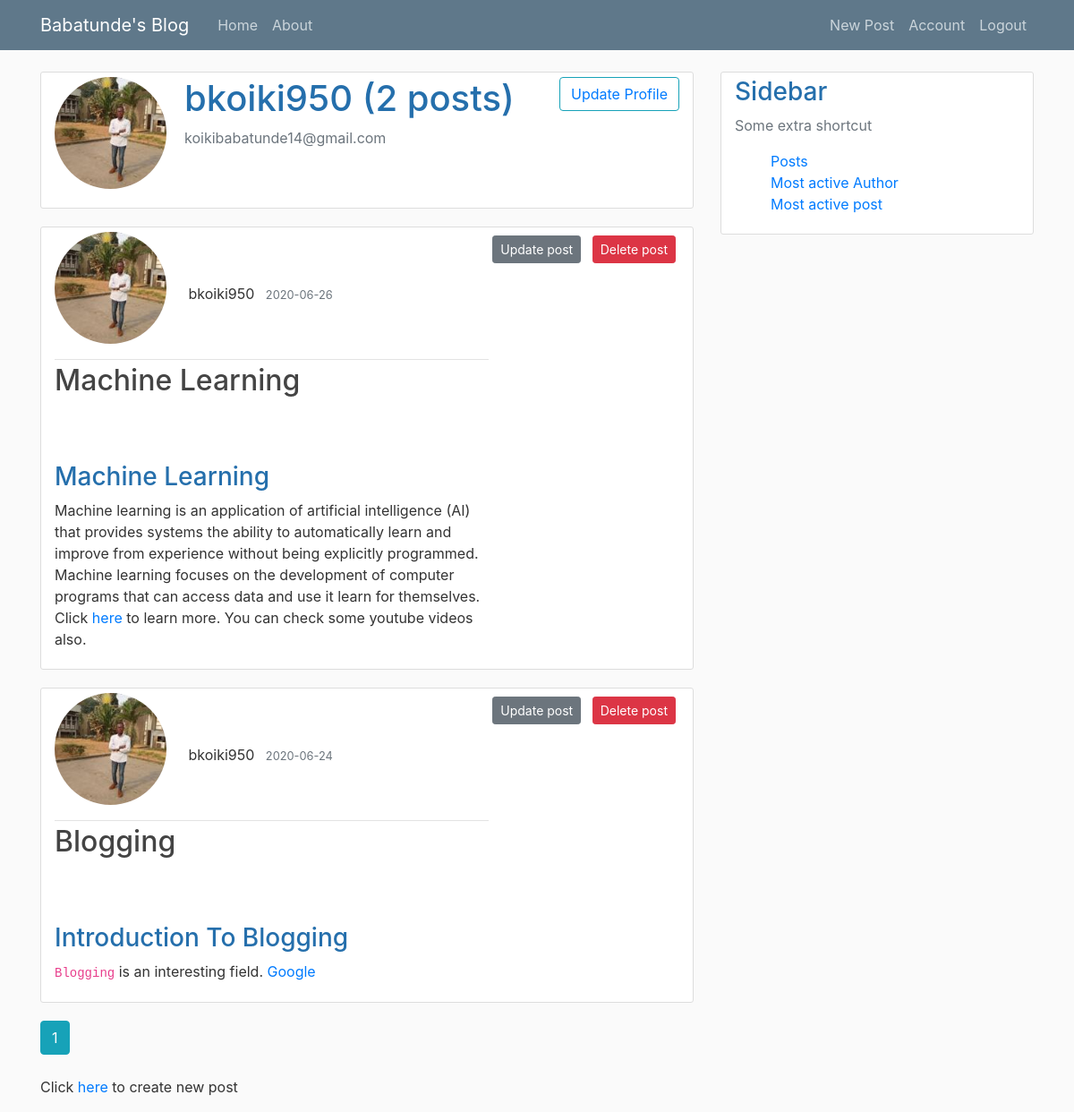
Before: /profile/ (signed in) with the older database file.
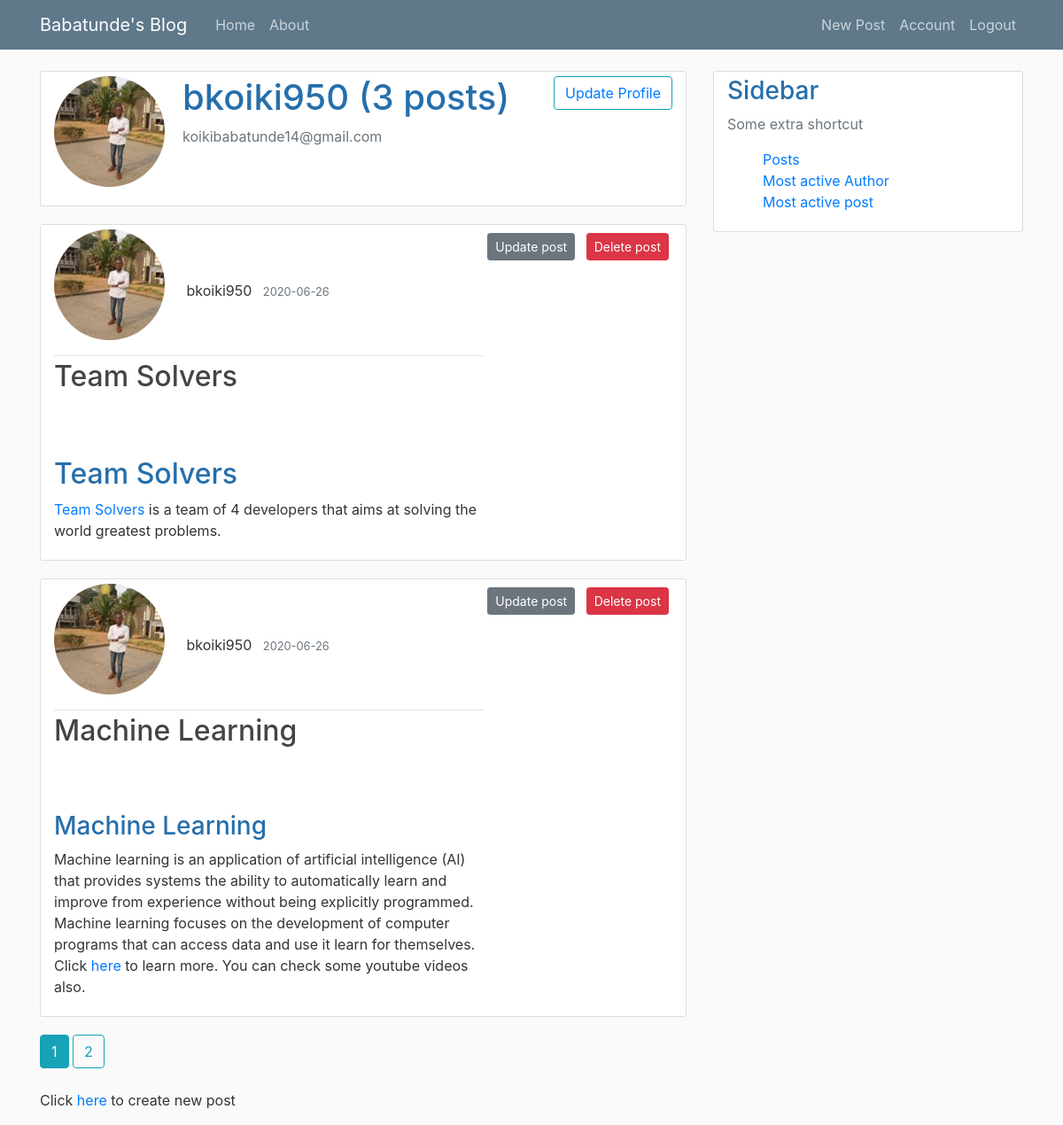
After: the same page with the newer database file.
### coreyblog/models.py (models this page shows, shortened)
class Post(db.Model):
    id = db.Column(db.Integer, primary_key=True)
    title=db.Column(db.String(100), nullable=False)
    date_posted=db.Column(db.DateTime, nullable=False, default=datetime.utcnow)
    content=db.Column(db.Text, nullable=False)
    user_id = db.Column(db.Integer, db.ForeignKey('user.id'), nullable=False)
    body_html = db.Column(db.Text)
    comments = db.relationship('Comment', backref='post', lazy=True)

class User(db.Model, UserMixin):
    id = db.Column(db.Integer, primary_key=True)
    username=db.Column(db.String(20), unique=True, nullable=False)
    email = db.Column(db.String(120), unique=True ,nullable=False)
    password=db.Column(db.String(60), nullable=False)
    image_file=db.Column(db.String(20), nullable=False, default='default.jpg')
    posts = db.relationship('Post', backref='author', lazy=True)
    comments = db.relationship('Comment', backref='author', lazy='dynamic')

### coreyblog/routes.py (the view)
@app.route('/profile/', methods=['GET', 'POST'])
@login_required
def account():
    page = request.args.get('page', 1, type=int)
    all_posts = Post.query.filter_by(author=current_user).\
                                    order_by(Post.date_posted.desc()).\
                                        paginate(page=page, per_page=2)
    return render_template('account.html',
                            title='Profile',
                            all_posts=all_posts)

### coreyblog/models.py (called while the page is built)
@login_manager.user_loader
def load_user(user_id):
    return User.query.get(int(user_id))

### coreyblog/templates/account.html (shortened to what this page needs)
{% extends 'layout.html' %}
{% block content %}
    <div class="content-section" >
        <div class="media">
            {% if current_user.image_file == 'default.jpg' %}
                <img class="rounded-circle account-img" src="{{ current_user.gravatar() }}" alt="Profile pics" sizes="150" srcset="">
            {% else %}
                <img class="rounded-circle account-img" src="{{ url_for('static', filename='img/'+current_user.image_file) }}" alt="" sizes="150" srcset="">
            {% endif %}
            <div class="media-body">
                <h2 class="account-heading">{{current_user.username}} ({{ all_posts.total }} {% if all_posts.total > 1 %} posts{% else %} post{% endif %})</h2>
                <p class="text-secondary">{{current_user.email}}</p>
            </div>
            <button class='btn btn-outline-info' type="submit"><a href="{{ url_for('updateaccount') }}">Update Profile</a></button>
        </div>
    </div>
        {% if current_user.posts %}
        {% for post in all_posts.items %}
            <article class="media content-section">
                <div class="media-body">
                    <div class="article-metadata">
                        {% if current_user.image_file == 'default.jpg' %}
                            <img class="rounded-circle account-img" src="{{ current_user.gravatar() }}" alt="Profile pics" sizes="150" srcset="">
                        {% else %}
                            <img class="rounded-circle account-img" src="{{ url_for('static', filename='img/'+current_user.image_file) }}" alt="" sizes="150" srcset="">
                        {% endif %}
                        <span class="mr-2">{{ current_user.username }}</span>
                        <small class="text-muted">{{ post.date_posted.strftime('%Y-%m-%d') }}</small>
                    </div>
                    <h2><a href="{{ url_for('viewblog', id=post.id) }}" class="article-title">{{ post.title}}</a></h2>
                    <p class="article-content">
                        {% if post.body_html %}
                            {{ post.body_html | safe }}
                        {% else %}
                            {{ post.content }}
                        {% endif %}
                    </p>
                </div>
                <div>
                    <a class="btn btn-secondary btn-sm m-1"  href="{{ url_for('updatepost', id=post.id) }}">Update post</a>
                    <a class="btn btn-danger btn-sm m-1"  href="{{ url_for('delete', id=post.id) }}">Delete post</a>
                </div>
            </article>
        {% endfor %}
        {% for page_num in all_posts.iter_pages(left_edge=1, right_edge=1, left_current=1, right_current=2) %}
        {% if page_num %}
            {% if all_posts.page == page_num %}
                <a class="btn btn-info mb-4" href="{{ url_for('account', page=page_num) }}">{{ page_num }}</a>
            {% else %}
                <a class="btn btn-outline-info mb-4" href="{{ url_for('account', page=page_num) }}">{{ page_num }}</a>
            {% endif %}
        {% endif %}
            {% endfor %}
    {% else %}
            <p>You haven't created any post!</p>
    {% endif %}
    <p>Click <a href="{{ url_for('newpost') }}">here</a> to create new post</p>
{% endblock %}

Changed rows visible on the page:
no longer on this page (row unchanged): Post: image_file (picture), {{ current_user.username }} "bkoiki950", date_posted "2020-06-24", title "Blogging", body_html "Introduction To Blogging Blogging is an interesting field. Google"
added Post: image_file (picture), {{ current_user.username }} "bkoiki950", date_posted "2020-06-26", title "Team Solvers", body_html "Team Solvers Team Solvers is a team of 4 developers that aims at solving the world greatest problems."
Other visible differences:
{{ all_posts.total }}: "2" → "3"
new list line: "2"
